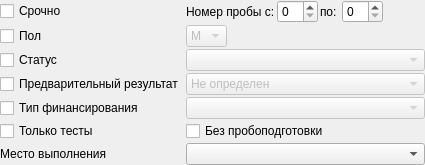
                 <widget class="QWidget" name="tabResultActionsFilterMain">
                  <attribute name="title">
                   <string>Основной</string>
                  </attribute>
                  <layout class="QGridLayout" name="gridLayout_15">
                   <property name="margin">
                    <number>0</number>
                   </property>
                   <property name="spacing">
                    <number>2</number>
                   </property>
                   <item row="0" column="0">
                    <widget class="QCheckBox" name="chkResultUrgent">
                     <property name="sizePolicy">
                      <sizepolicy hsizetype="Maximum" vsizetype="Fixed">
                       <horstretch>0</horstretch>
                       <verstretch>0</verstretch>
                      </sizepolicy>
                     </property>
                     <property name="text">
                      <string>Срочно</string>
                     </property>
                    </widget>
                   </item>
                   <item row="2" column="0">
                    <widget class="QCheckBox" name="chkResultStatus">
                     <property name="sizePolicy">
                      <sizepolicy hsizetype="Maximum" vsizetype="Fixed">
                       <horstretch>0</horstretch>
                       <verstretch>0</verstretch>
                      </sizepolicy>
                     </property>
                     <property name="text">
                      <string>Статус</string>
                     </property>
                    </widget>
                   </item>
                   <item row="4" column="0">
                    <widget class="QCheckBox" name="chkResultFinance">
                     <property name="sizePolicy">
                      <sizepolicy hsizetype="Maximum" vsizetype="Fixed">
                       <horstretch>0</horstretch>
                       <verstretch>0</verstretch>
                      </sizepolicy>
                     </property>
                     <property name="text">
                      <string>Тип финансирования</string>
                     </property>
                    </widget>
                   </item>
                   <item row="6" column="0">
                    <widget class="QCheckBox" name="chkResultOnlyTests">
                     <property name="sizePolicy">
                      <sizepolicy hsizetype="Preferred" vsizetype="Fixed">
                       <horstretch>0</horstretch>
                       <verstretch>0</verstretch>
                      </sizepolicy>
                     </property>
                     <property name="text">
                      <string>Только тесты</string>
                     </property>
                    </widget>
                   </item>
                   <item row="1" column="0">
                    <widget class="QCheckBox" name="chkResultClientSex">
                     <property name="sizePolicy">
                      <sizepolicy hsizetype="Maximum" vsizetype="Fixed">
                       <horstretch>0</horstretch>
                       <verstretch>0</verstretch>
                      </sizepolicy>
                     </property>
                     <property name="text">
                      <string>Пол</string>
                     </property>
                    </widget>
                   </item>
                   <item row="1" column="1">
                    <widget class="QComboBox" name="cmbResultClientSex">
                     <property name="enabled">
                      <bool>false</bool>
                     </property>
                     <property name="sizePolicy">
                      <sizepolicy hsizetype="Maximum" vsizetype="Fixed">
                       <horstretch>0</horstretch>
                       <verstretch>0</verstretch>
                      </sizepolicy>
                     </property>
                     <item>
                      <property name="text">
                       <string>М</string>
                      </property>
                     </item>
                     <item>
                      <property name="text">
                       <string>Ж</string>
                      </property>
                     </item>
                    </widget>
                   </item>
                   <item row="7" column="0">
                    <widget class="QLabel" name="lblResultExecOrg">
                     <property name="sizePolicy">
                      <sizepolicy hsizetype="Maximum" vsizetype="Preferred">
                       <horstretch>0</horstretch>
                       <verstretch>0</verstretch>
                      </sizepolicy>
                     </property>
                     <property name="text">
                      <string>Место выполнения</string>
                     </property>
                    </widget>
                   </item>
                   <item row="3" column="0">
                    <widget class="QCheckBox" name="chkResultPreliminaryResult">
                     <property name="text">
                      <string>Предварительный результат</string>
                     </property>
                    </widget>
                   </item>
                   <item row="0" column="4">
                    <widget class="QSpinBox" name="edtResultSamplingNumberTo"/>
                   </item>
                   <item row="7" column="1" colspan="5">
                    <widget class="COrgComboBox" name="cmbResultExecOrg">
                     <property name="sizePolicy">
                      <sizepolicy hsizetype="Ignored" vsizetype="Fixed">
                       <horstretch>0</horstretch>
                       <verstretch>0</verstretch>
                      </sizepolicy>
                     </property>
                    </widget>
                   </item>
                   <item row="3" column="1" colspan="5">
                    <widget class="QComboBox" name="cmbResultPreliminaryResult">
                     <property name="enabled">
                      <bool>false</bool>
                     </property>
                     <item>
                      <property name="text">
                       <string>Не определен</string>
                      </property>
                     </item>
                     <item>
                      <property name="text">
                       <string>Получен</string>
                      </property>
                     </item>
                     <item>
                      <property name="text">
                       <string>Без результата</string>
                      </property>
                     </item>
                    </widget>
                   </item>
                   <item row="0" column="5">
                    <spacer name="horizontalSpacer_6">
                     <property name="orientation">
                      <enum>Qt::Horizontal</enum>
                     </property>
                     <property name="sizeHint" stdset="0">
                      <size>
                       <width>40</width>
                       <height>20</height>
                      </size>
                     </property>
                    </spacer>
                   </item>
                   <item row="0" column="3">
                    <widget class="QLabel" name="lblResultSamplingNumberTo">
                     <property name="text">
                      <string>по: </string>
                     </property>
                    </widget>
                   </item>
                   <item row="4" column="1" colspan="5">
                    <widget class="CRBComboBox" name="cmbResultFinanceType">
                     <property name="enabled">
                      <bool>false</bool>
                     </property>
                     <property name="sizePolicy">
                      <sizepolicy hsizetype="Ignored" vsizetype="Fixed">
                       <horstretch>0</horstretch>
                       <verstretch>0</verstretch>
                      </sizepolicy>
                     </property>
                    </widget>
                   </item>
                   <item row="0" column="1">
                    <widget class="QLabel" name="lblResultSamplingNumberFrom">
                     <property name="text">
                      <string>Номер пробы с:</string>
                     </property>
                    </widget>
                   </item>
                   <item row="6" column="1" colspan="5">
                    <widget class="QCheckBox" name="chkResultWithoutSampling">
                     <property name="text">
                      <string>Без пробоподготовки</string>
                     </property>
                    </widget>
                   </item>
                   <item row="0" column="2">
                    <widget class="QSpinBox" name="edtResultSamplingNumberFrom"/>
                   </item>
                   <item row="2" column="1" colspan="5">
                    <widget class="CActionStatusComboBox" name="cmbResultStatus">
                     <property name="enabled">
                      <bool>false</bool>
                     </property>
                     <property name="sizePolicy">
                      <sizepolicy hsizetype="Ignored" vsizetype="Fixed">
                       <horstretch>0</horstretch>
                       <verstretch>0</verstretch>
                      </sizepolicy>
                     </property>
                    </widget>
                   </item>
                  </layout>
                 </widget>
